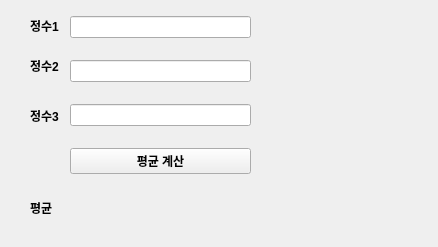
<?xml version="1.0" encoding="UTF-8"?>
<ui version="4.0">
 <class>Form</class>
 <widget class="QWidget" name="Form">
  <property name="geometry">
   <rect>
    <x>0</x>
    <y>0</y>
    <width>438</width>
    <height>247</height>
   </rect>
  </property>
  <property name="windowTitle">
   <string>Form</string>
  </property>
  <widget class="QWidget" name="verticalLayoutWidget">
   <property name="geometry">
    <rect>
     <x>70</x>
     <y>0</y>
     <width>181</width>
     <height>191</height>
    </rect>
   </property>
   <property name="font">
    <font>
     <family>Arial</family>
     <weight>75</weight>
     <bold>true</bold>
    </font>
   </property>
   <layout class="QVBoxLayout" name="verticalLayout">
    <item>
     <widget class="QLineEdit" name="e_1">
      <property name="font">
       <font>
        <family>Arial</family>
        <weight>75</weight>
        <bold>true</bold>
       </font>
      </property>
     </widget>
    </item>
    <item>
     <widget class="QLineEdit" name="e_2">
      <property name="font">
       <font>
        <family>Arial</family>
        <weight>75</weight>
        <bold>true</bold>
       </font>
      </property>
     </widget>
    </item>
    <item>
     <widget class="QLineEdit" name="e_3">
      <property name="font">
       <font>
        <family>Arial</family>
        <weight>75</weight>
        <bold>true</bold>
       </font>
      </property>
     </widget>
    </item>
    <item>
     <widget class="QPushButton" name="btn">
      <property name="text">
       <string>평균 계산</string>
      </property>
     </widget>
    </item>
   </layout>
  </widget>
  <widget class="QLabel" name="label">
   <property name="geometry">
    <rect>
     <x>30</x>
     <y>20</y>
     <width>56</width>
     <height>12</height>
    </rect>
   </property>
   <property name="font">
    <font>
     <family>Arial</family>
     <weight>75</weight>
     <bold>true</bold>
    </font>
   </property>
   <property name="text">
    <string>정수1</string>
   </property>
  </widget>
  <widget class="QLabel" name="label_2">
   <property name="geometry">
    <rect>
     <x>30</x>
     <y>60</y>
     <width>56</width>
     <height>12</height>
    </rect>
   </property>
   <property name="font">
    <font>
     <family>Arial</family>
     <weight>75</weight>
     <bold>true</bold>
    </font>
   </property>
   <property name="text">
    <string>정수2</string>
   </property>
  </widget>
  <widget class="QLabel" name="label_3">
   <property name="geometry">
    <rect>
     <x>30</x>
     <y>110</y>
     <width>56</width>
     <height>12</height>
    </rect>
   </property>
   <property name="font">
    <font>
     <family>Arial</family>
     <weight>75</weight>
     <bold>true</bold>
    </font>
   </property>
   <property name="text">
    <string>정수3</string>
   </property>
  </widget>
  <widget class="QLabel" name="result">
   <property name="geometry">
    <rect>
     <x>30</x>
     <y>200</y>
     <width>221</width>
     <height>16</height>
    </rect>
   </property>
   <property name="font">
    <font>
     <family>Arial</family>
     <weight>75</weight>
     <bold>true</bold>
    </font>
   </property>
   <property name="text">
    <string>평균</string>
   </property>
  </widget>
 </widget>
 <resources/>
 <connections/>
</ui>
